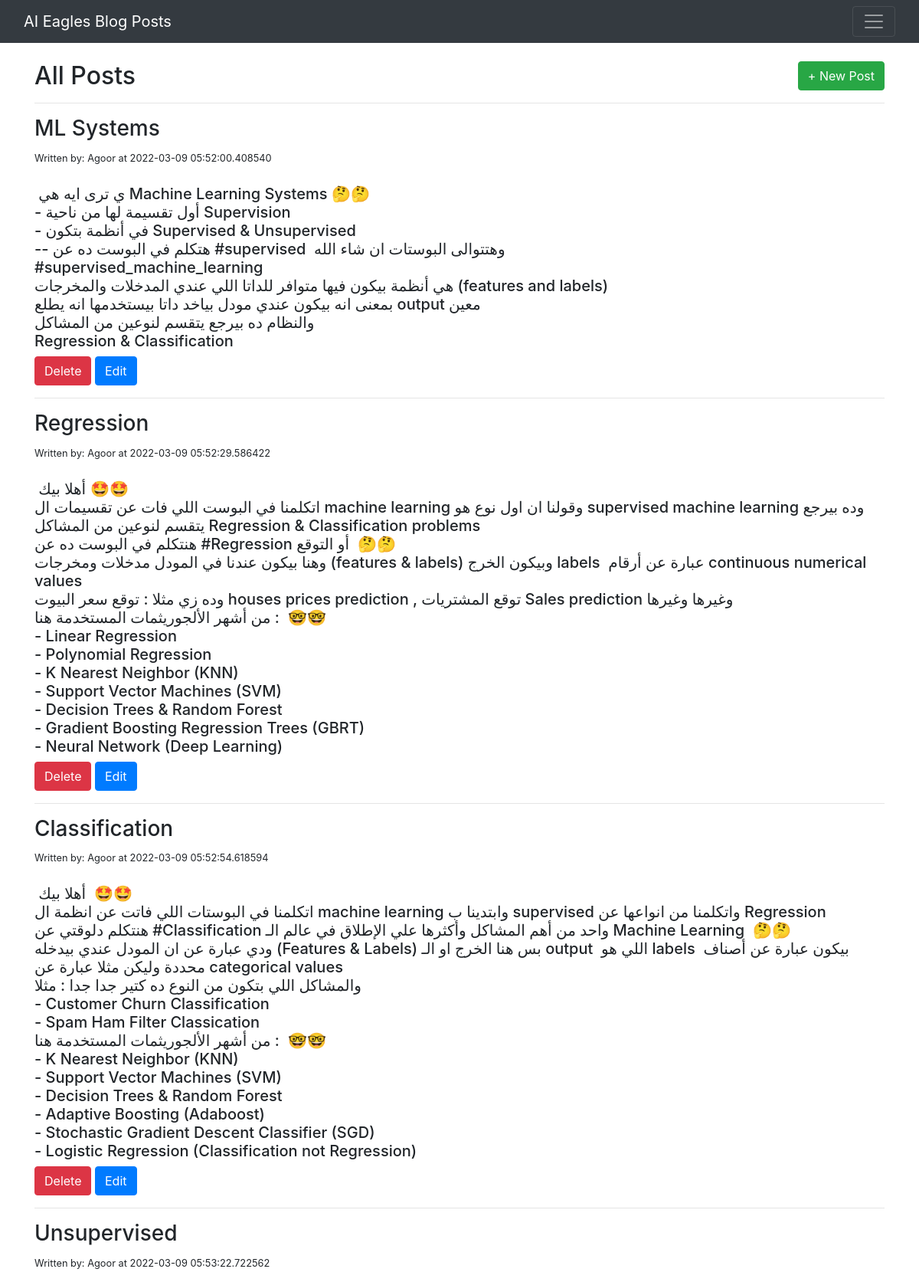
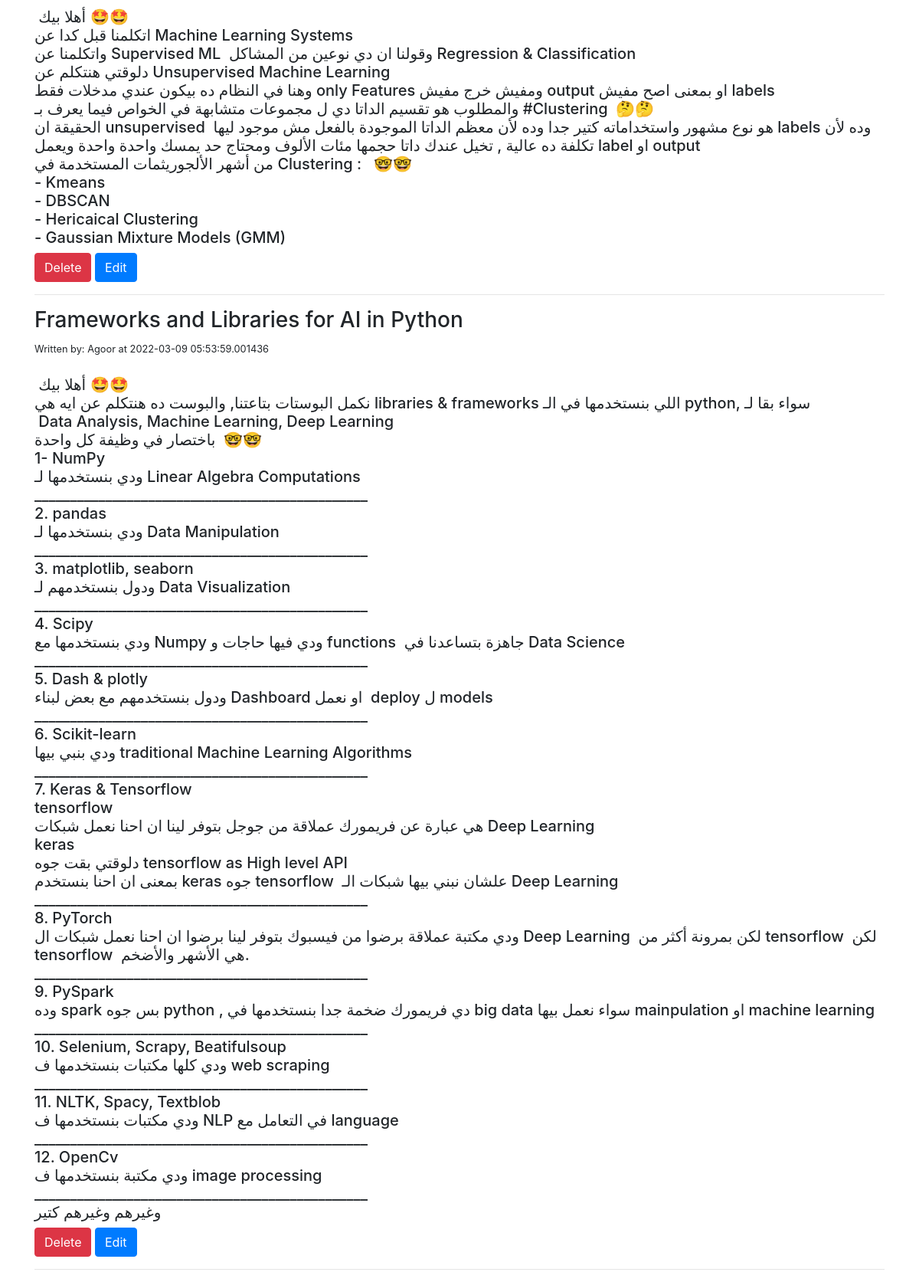
The page /posts on the database its author committed (2 pictures, top to bottom).
### app.py (models this page shows, shortened)
class BlogPost(db.Model):
    id = db.Column(db.Integer, primary_key=True)
    title = db.Column(db.String(150), nullable=False)
    author = db.Column(db.String(20), nullable=False, default='N/A')
    content = db.Column(db.Text, nullable=False)
    date_posted = db.Column(db.DateTime, nullable=False, default=datetime.utcnow)

### app.py (the view)
@app.route('/posts', methods=['GET', 'POST'])
def posts():
    if request.method == 'POST':
        post_title = request.form['title']
        post_author = request.form['author']
        post_content = request.form['content']
        new_post = BlogPost(title=post_title, author=post_author, content=post_content)
        db.session.add(new_post)  ## add to database
        db.session.commit()
        return redirect('/posts')
    else:
        all_posts = BlogPost.query.all()
        return render_template('posts.html', posts=all_posts)

### templates/posts.html (shortened to what this page needs)
{% extends 'basic.html' %}
{% block body %}
    <div>
        <h2 style="display:inline"> All Posts </h2>
        <a style="display:inline" class="btn btn-success float-right" href="/posts/new">+ New Post</a>
    </div>
    <hr>
    {% for post in posts %}
        <h3> {{post.title}} </h3>
        {% if post.author %}
            <small> Written by: {{post.author}} at {{post.date_posted}} </small>
        {% else %}
            <small> Written by: Unknown at {{post.date_posted}} </small>
        {% endif %}
        <br>
        <br>
        <h5 style="white-space:pre-wrap"> {{post.content}} </h5>
        <a class="btn btn-danger" href="/posts/delete/{{post.id}}">Delete</a>
        <a class="btn btn-primary" href="/posts/edit/{{post.id}}">Edit</a>
        <hr>
    {% endfor %}
{% endblock %}

### templates/basic.html (shortened to what this page needs)
<!DOCTYPE html>
<html lang="en">
<head>
    <link rel="stylesheet" href="https://cdn.jsdelivr.net/npm/bootstrap@4.3.1/dist/css/bootstrap.min.css"
>
</head>
<body>
    <nav class="navbar navbar-dark bg-dark" aria-label="First navbar example">
        <div class="container-fluid">
            <a class="navbar-brand" href="/">AI Eagles Blog Posts</a>
            <button class="navbar-toggler" type="button" data-bs-toggle="collapse" data-bs-target="#navbarsExample01"
                aria-controls="navbarsExample01" aria-expanded="false" aria-label="Toggle navigation">
                <span class="navbar-toggler-icon"></span>
            </button>
        </div>
    </nav>
    <br>
    <div class="container">
        {% block body %} {% endblock %}
    </div>
</body>
</html>

### rows shown on the page
BlogPost: title "ML Systems", author "Agoor", date_posted "2022-03-09 05:52:00.408540", content "ي ترى ايه هي Machine Learning Systems 🤔🤔 - أول تقسيمة لها من ناحية Supervision - في أنظمة بتكون Supervised & Unsupervised -- هتكلم في البوست ده عن #supervised وهتتوالى البوستات ان شاء الله #supervised_machine_learning هي أنظمة بيكون فيها متوافر للداتا اللي عندي المدخلات والمخرجات (features and labels) بمعنى انه بيكون عندي مودل بياخد داتا بيستخدمها انه يطلع output معين والنظام ده بيرجع يتقسم لنوعين من المشاكل Regression & Classification"
BlogPost: title "Regression", author "Agoor", date_posted "2022-03-09 05:52:29.586422", content "أهلا بيك 🤩🤩 اتكلمنا في البوست اللي فات عن تقسيمات ال machine learning وقولنا ان اول نوع هو supervised machine learning وده بيرجع يتقسم لنوعين من المشاكل Regression & Classification problems هنتكلم في البوست ده عن #Regression أو التوقع 🤔🤔 وهنا بيكون عندنا في المودل مدخلات ومخرجات (features & labels) وبيكون الخرج labels عبارة عن أرقام continuous numerical values وده زي مثلا : توقع سعر البيوت houses prices prediction , توقع المشتريات Sales prediction وغيرها وغيرها من أشهر الألجوريثمات المستخدمة هنا : 🤓🤓 - Linear Regression - Polynomial Regression - K Nearest Neighbor (KNN) - Support Vector Machines (SVM) - Decision Trees & Random Forest - Gradient Boosting Regression Trees (GBRT) - Neural…"
BlogPost: title "Classification", author "Agoor", date_posted "2022-03-09 05:52:54.618594", content "أهلا بيك 🤩🤩 اتكلمنا في البوستات اللي فاتت عن انظمة ال machine learning وابتدينا ب supervised واتكلمنا من انواعها عن Regression هنتكلم دلوقتي عن #Classification واحد من أهم المشاكل وأكثرها علي الإطلاق في عالم الـ Machine Learning 🤔🤔 ودي عبارة عن ان المودل عندي بيدخله (Features & Labels) بس هنا الخرج او الـ output اللي هو labels بيكون عبارة عن أصناف محددة وليكن مثلا عبارة عن categorical values والمشاكل اللي بتكون من النوع ده كتير جدا جدا : مثلا - Customer Churn Classification - Spam Ham Filter Classication من أشهر الألجوريثمات المستخدمة هنا : 🤓🤓 - K Nearest Neighbor (KNN) - Support Vector Machines (SVM) - Decision Trees & Random Forest - Adaptive Boosting (Adaboost) - Stochastic Gradient…"
BlogPost: title "Unsupervised", author "Agoor", date_posted "2022-03-09 05:53:22.722562", content "أهلا بيك 🤩🤩 اتكلمنا قبل كدا عن Machine Learning Systems واتكلمنا عن Supervised ML وقولنا ان دي نوعين من المشاكل Regression & Classification دلوقتي هنتكلم عن Unsupervised Machine Learning وهنا في النظام ده بيكون عندي مدخلات فقط only Features ومفيش خرج مفيش output او بمعنى اصح مفيش labels والمطلوب هو تقسيم الداتا دي ل مجموعات متشابهة في الخواص فيما يعرف بـ #Clustering 🤔🤔 الحقيقة ان unsupervised هو نوع مشهور واستخداماته كتير جدا وده لأن معظم الداتا الموجودة بالفعل مش موجود ليها labels وده لأن تكلفة ده عالية , تخيل عندك داتا حجمها مئات الألوف ومحتاج حد يمسك واحدة واحدة ويعمل label او output من أشهر الألجوريثمات المستخدمة في Clustering : 🤓🤓 - Kmeans - DBSCAN - Hericaical Clustering - Gaussian…"
BlogPost: title "Frameworks and Libraries for AI in Python", author "Agoor", date_posted "2022-03-09 05:53:59.001436", content "أهلا بيك 🤩🤩 نكمل البوستات بتاعتنا, والبوست ده هنتكلم عن ايه هي libraries & frameworks اللي بنستخدمها في الـ python, سواء بقا لـ Data Analysis, Machine Learning, Deep Learning باختصار في وظيفة كل واحدة 🤓🤓 1- NumPy ودي بنستخدمها لـ Linear Algebra Computations _______________________________________________ 2. pandas ودي بنستخدمها لـ Data Manipulation _______________________________________________ 3. matplotlib, seaborn ودول بنستخدمهم لـ Data Visualization _______________________________________________ 4. Scipy ودي بنستخدمها مع Numpy ودي فيها حاجات و functions جاهزة بتساعدنا في Data Science _______________________________________________ 5. Dash & plotly ودول بنستخدمهم مع بعض لبناء Dashboard…"
